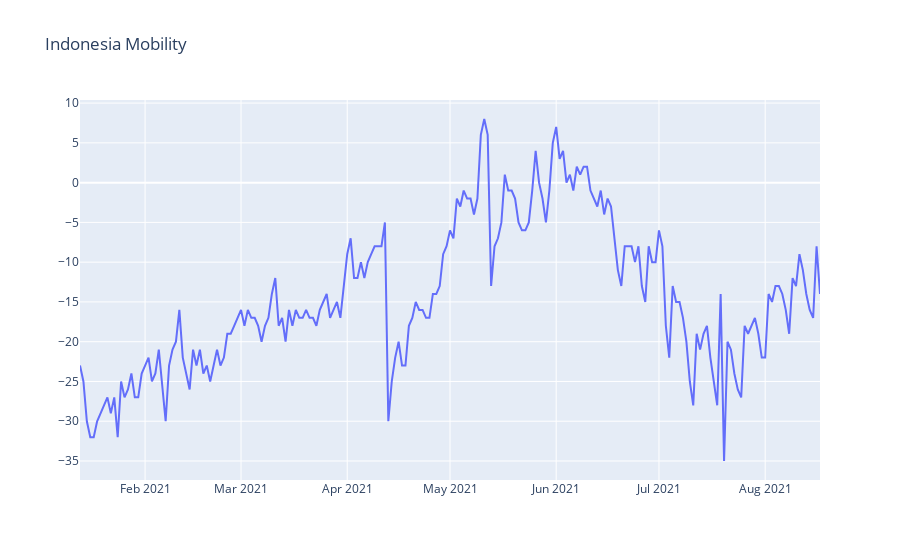

Here is the notebook cell this chart was saved with:
### Code cell
line_stat = []
line_stat.append(go.Scatter(x=df_mobility.date, y=df_mobility['retail_and_recreation_percent_change_from_baseline'], name="Retail And Recreation", mode='lines'))

fig = go.Figure(data=line_stat)
fig.update_layout(title_text="Indonesia Mobility")
fig.show()

### Figure 1 — Plotly figure (JSON) as saved in the notebook; plotly's stock layout.template omitted (floating-point values rounded to 4 significant figures; data arrays with more than 128 entries replaced by an {"elided": "..."} marker saying what was removed)
{"data": [{"mode": "lines", "name": "Retail And Recreation", "type": "scatter", "x": {"elided": "217 str values"}, "y": {"elided": "217 int values"}}], "layout": {"title": {"text": "Indonesia Mobility"}}}
